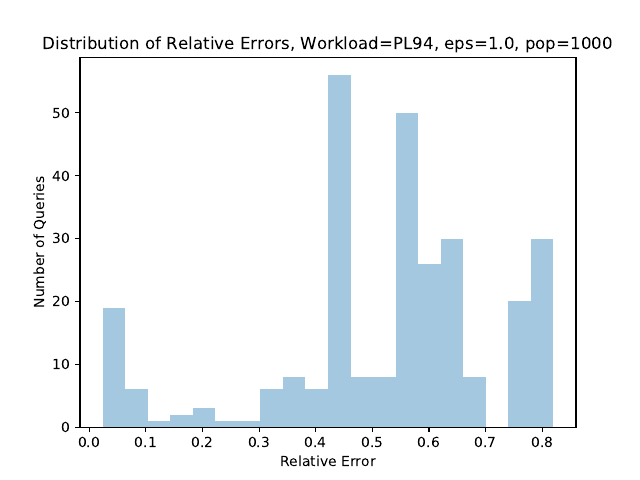

Recreate this plot in Python.
import numpy as np
from hdmm.workload import *
from hdmm import templates, error
from census_workloads import build_workload
import seaborn as sns
import matplotlib.pyplot as plt

def opt_strategy(workload=None):
    ns = [2,2,64,17,115]
    ps = [1, 1, 8, 1, 10]   # hard-coded parameters
    template = templates.KronPIdentity(ps, ns)
    template.optimize(workload)
    return template.strategy()


def query_norms(workload):
    ones = np.ones(workload.shape[1])
    return workload.dot(ones)


if __name__ == '__main__':

    w_pl94 = build_workload(['P1', 'P8', 'P9', 'P10', 'P11'])

    print('Number of queries', w_pl94.shape[0])

    a = opt_strategy(w_pl94)

    # array of per-query errors
    eps=1.0
    err = np.sqrt(error.per_query_error(w_pl94, a, eps=eps))

    # array of normalized query norms (Total query has norm 1)
    norms = query_norms(w_pl94) / w_pl94.shape[1]
    assumed_total_population = 1000
    scaled_query_norms = norms * assumed_total_population

    # plot of relative error distribution, assuming uniform data (query answer is query norm)
    ax=sns.distplot(err / scaled_query_norms, bins=20, kde=False, norm_hist=False)

    ax.set(xlabel='Relative Error',
           ylabel='Number of Queries',
           title=f'Distribution of Relative Errors, Workload=PL94, eps={eps}, pop={assumed_total_population}')
    plt.savefig('relative_error_uniform_data.pdf')

    plt.show()


